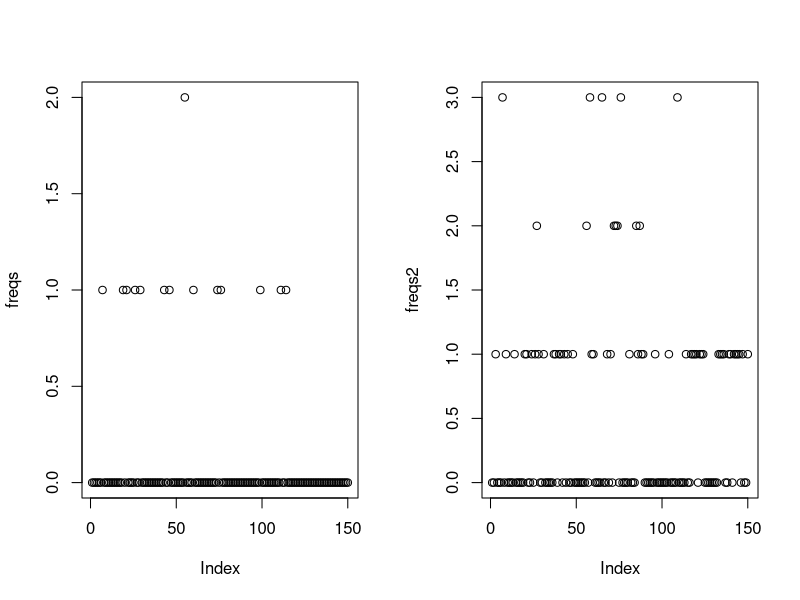

The R script that drew this image:
## ---- chunk 1
knitr::opts_chunk$set(
  collapse = TRUE,
  comment = "#>"
)
## ---- chunk 2
set.seed(2240)
par(mfrow=c(1,2))

# Break up iris data into 10 subsets, assign mults
freqs <- rmultinom(1, nrow(iris)/10, rep(1, nrow(iris)))
plot(freqs)


freqs2 <- rmultinom(1, nrow(iris)/2, rep(1, nrow(iris)))
plot(freqs2)

